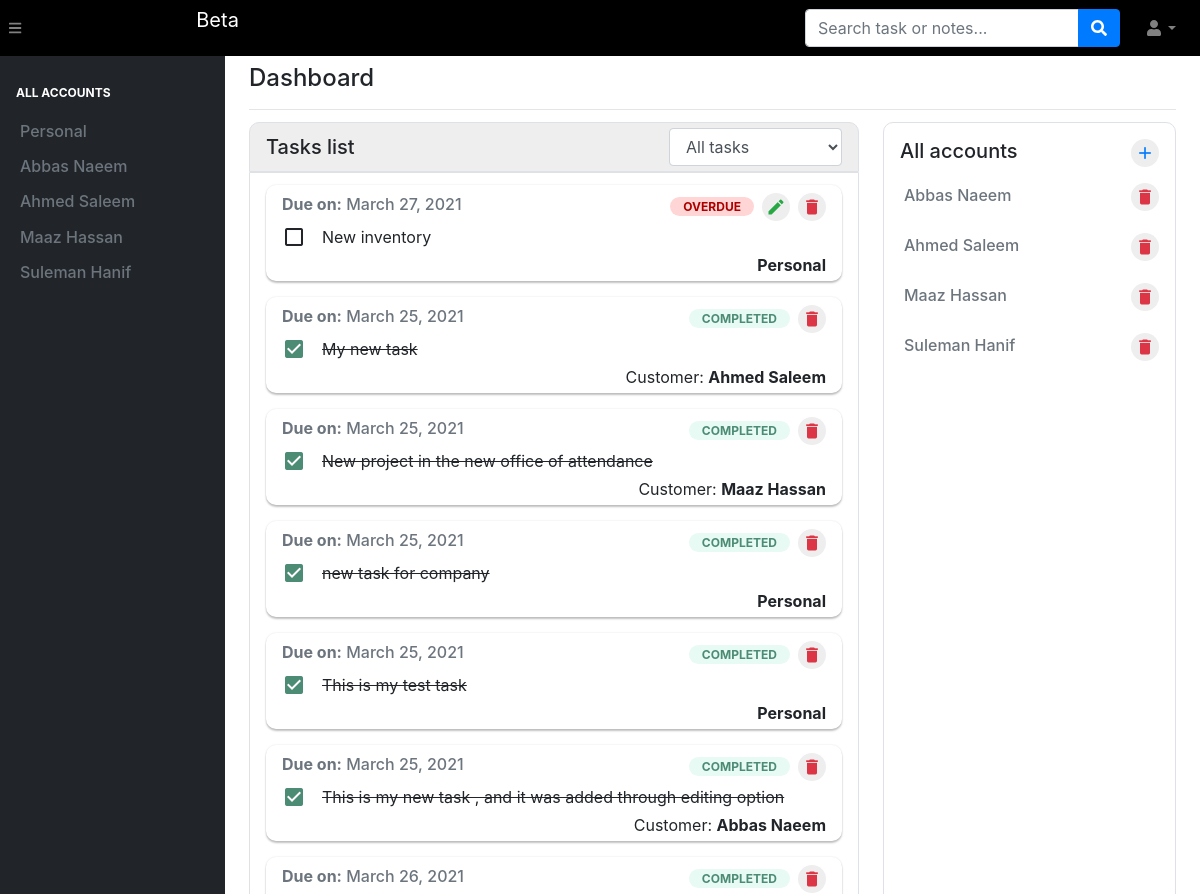
Page / (signed in, upper part) on the earlier database version.
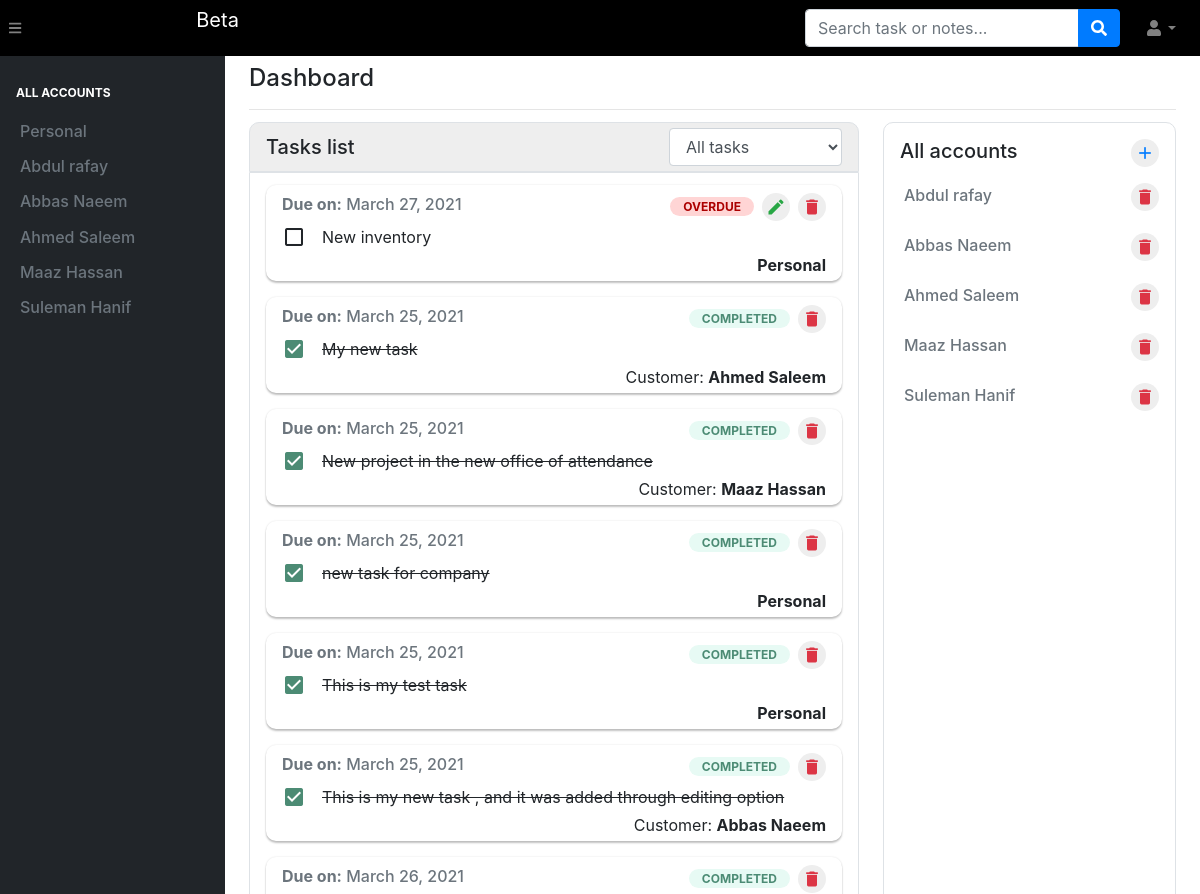
Same page on the later database version.
### task/models.py (models this page shows, shortened)
class Customer(models.Model):
    first_name=models.CharField(max_length=70, null = True)
    last_name=models.CharField(max_length=70, null = True)
    email=models.EmailField(null = True)
    account_name= models.CharField(max_length = 70, default = "No account name")
    renewal_date = models.DateField(default = datetime.now().date())
    revenue = models.FloatField(default = 0.0)
    added_by = models.ForeignKey(User, on_delete = models.CASCADE, null = True)
    def __str__(self):
        if self.first_name:
            return f'{self.first_name} {self.last_name}'
        else:
            return self.account_name

class myTask(models.Model):
	task_text = models.CharField(max_length = 255)
	created_on = models.DateTimeField(default = datetime.now())
	due_date = models.DateField()
	added_by = models.ForeignKey(User, on_delete = models.CASCADE)
	added_for = models.ForeignKey(Customer, on_delete = models.CASCADE, null = True)
	completed_at = models.DateTimeField(null = True)
	completed_on_time = models.BooleanField(default = True)
	status = models.IntegerField(default = 0)
	def get_status(self):
		if self.status == 0:
			wording = "OPEN"
			class_name = "on-going-label"
			box_class = "ongoing"
		if self.status == -1:
			wording = "OVERDUE"
			class_name = "late-label"
			box_class = "late"
		if self.status == 1:
			wording = "COMPLETED"
			class_name = "completed-label"
			box_class = "complete"
		return {
			"wording": wording,
			"class_name": class_name,
			"box_class": box_class
		}
	def late_now(self):
		if self.status != 1:
			self.status = -1
			self.completed_on_time = False
			self.save()

### task/views.py (the view, shortened to what this page needs)
# urls.py: path('',views.index, name='home page'),
@login_required(login_url='login')
def index(request):
	context = {}
	customers=Customer.objects.filter(added_by = request.user).order_by('first_name')
	context['all_fields'] = myField.objects.filter(user = request.user)
	late_tasks = list(myTask.objects.filter(added_by = request.user, status = -1))
	bubbleSort(late_tasks)
	open_tasks = list(myTask.objects.filter(added_by = request.user, status = 0))
	bubbleSort(open_tasks)
	completed_tasks = list(myTask.objects.filter(added_by = request.user, status = 1))
	bubbleSort(completed_tasks)
	all_tasks = late_tasks + open_tasks + completed_tasks
	for task in all_tasks:
		if task.due_date < datetime.now().date():
			task.late_now()
	context['customers'] = customers
	context['all_tasks'] = all_tasks
	context['customer_section'] = True
	context['today'] = datetime.now().date()
	context['is_dynamic_field_added'] = dynamicFieldStatus.objects.filter(user = request.user).exists()
	context['my_all_fields'] = myField.objects.filter(user = request.user)
	return render(request,'task/index.html', context)

### task/views.py (called while the page is built)
def bubbleSort(arr):
    n = len(arr)
    for i in range(n-1):
        for j in range(0, n-i-1):
            if arr[j].due_date > arr[j+1].due_date :
                arr[j], arr[j+1] = arr[j+1], arr[j]

### task/templates/task/index.html (shortened to what the changed rows need)
{% load static %}
{% load crispy_forms_tags %}
{% include 'task/inc/head.inc.html' %}
    <body class="sb-nav-fixed">
        <div id="layoutSidenav">
            <div id="layoutSidenav_nav">
                {% include 'task/inc/sidebar.inc.html' %}
            </div>
            <div id="layoutSidenav_content" style="overflow: hidden;">
                <div class="row">
                    <div class="col-lg-12">
                        <div class="container-fluid">
                            <div class="row">
                                <div class="col-sm-8 py-2">
                                    {% include 'task/inc/task-section.inc.html' %}
                                </div>
                                <div class="col-sm-4 py-2">
                                    <div>
                                        <div class="border py-3 radius-10">
                                            <div style="height: 68vh; overflow-y: auto; overflow-x: hidden;">
                                                {% for customer in customers %}
                                                        <div class="profile-card p-2">
                                                            <div class="row px-2">
                                                                <div class="col-sm-10 px-3 d-flex align-items-center">
                                                                    <div>
                                                                        <a href="customer/{{customer.id}}" class="text-secondary" style="text-decoration: none;">
                                                                            <h6 class="my-0">{{ customer }}</h6>
                                                                        </a>
                                                                    </div>
                                                                </div>
                                                                <div class="col-sm-2 justify-content-end d-flex align-items-center text-danger mk-pointer">
                                                                    <a href="delete_items/{{ customer.id }}/" style="text-decoration: none;">
                                                                        <i class="material-icons myIcon text-danger mk-pointer ml-2 my-0 p-1 myIcon2 mt-1">delete</i>
                                                                    </a>
                                                                </div>
                                                            </div>
                                                        </div>
                                                {% endfor %}
                                            </div>
                                        </div>
                                    </div>
                                </div>
                            </div>
                        </div>
                    </div>
                </div>
            </div>
        </div>
    </body>
</html>

### task/templates/task/inc/sidebar.inc.html (shortened to what this page needs)
<nav class="sb-sidenav accordion sb-sidenav-dark" id="sidenavAccordion">
    <div class="sb-sidenav-menu">
        <div class="nav">
            <div class="sb-sidenav-menu-heading text-white">ALL ACCOUNTS</div>
            <div class="profile-card p-2 {% if not my_customer and temp and not query %}profile-focused{% endif %}">
                <div class="row">
                    <div class="col-sm-12 px-4 d-flex align-items-center">
                        <a href="customer/0" class="my-0 text-secondary" style="text-decoration: none;">
                            <h6 class="my-0">Personal</h6>
                        </a>
                    </div>
                </div>
            </div>
            <div style="height: 72vh; overflow-y: auto; overflow-x: hidden;">
                {% for customer in customers %}
                    <div class="profile-card p-2 {% if customer.id == my_customer.id %}profile-focused{% endif %}">
                        <div class="row">
                            <div class="col-sm-12 px-4 d-flex align-items-center">
                                <a href="customer/{{customer.id}}" class="my-0 text-secondary" style="text-decoration: none;">
                                    <h6 class="my-0">{{ customer }}</h6>
                                </a>
                            </div>
                        </div>
                    </div>
                {% endfor %}
            </div>
        </div>
    </div>
</nav>

### task/templates/task/inc/task-section.inc.html (shortened to what this page needs)
<div class="border d-flex align-items-center px-3" style="height:50px; background-color: #eeeeee; border-radius: 10px 10px 0px 0px;">
    <h5 class="my-0"  style="width: 50%;">Tasks list</h5>
    <div class="form-group my-0 justify-content-end d-flex" style="width: 50%;">
        {% if all_tasks %}
        <select class="form-control" id="task-filter" style="width: fit-content;">
            <option value="all">All tasks</option>
        </select>
        {% endif %}
    </div>
</div>
<div class="border radius-10 p-2" style="border-radius: 0px 0px 10px 10px;">
    <div style="max-height: 68vh; overflow: auto;" class="px-2 py-1">
        {% for task in all_tasks %}
        <div class="google-box py-1 px-3 mb-3 my-any-task {{ task.get_status.box_class }}">
            <div class="d-flex my-0 align-items-center">
                <div class="row" style="width: 70%;">
                    <div class="col-sm-12 d-flex align-items-center">
                        <h6 class="text-muted my-0"><b>Due on:</b> {% if today == task.due_date %}Today{% else %}{{ task.due_date }}{% endif %}</h6>
                    </div>
                </div>
                <div style="width: 30%;" class="text-right">
                    <span class="mylabel {{ task.get_status.class_name }}" id="label_{{ task.id }}">{{ task.get_status.wording }}</span>
                </div>
                {% if task.status != 1 %}
                    <i class="material-icons myIcon text-success mk-pointer ml-2 my-0 p-1 myIcon2 mt-1 editinginput-icon" id="edit-task-{{ task.id }}">edit</i>
                {% endif %}
                <i class="material-icons myIcon text-danger mk-pointer ml-2 my-0 operation p-1 myIcon2 mt-1" id="delete_{{ task.id }}">delete</i>
            </div>
            <div class="row mt-0 p-1 pt-0">
                <div class="col-sm-12 d-flex px-0 py-0 align-items-center">
                    {% if task.status == 1 %}
                    <i class="material-icons mk-pointer radius-100 operation task-completed mx-2" title="Completed"  id="incomplete_{{ task.id }}">check_box</i>
                    {% else %}
                    <i class="material-icons mk-pointer radius-100 operation operation-complete mx-2" id="complete_{{ task.id }}">check_box_outline_blank</i>
                    {% endif %}
                    <p class="mx-2 mr-3 my-0" style="font-size: 16px;" id="text-task-{{ task.id }}">
                        {% if task.status == 1 %}
                            <del>{{ task.task_text }}</del>
                        {% else %}
                            {{ task.task_text }}
                        {% endif %}
                    </p>
                </div>
            </div>
            {% if customer_section %}
                <div class="text-right">
                    {% if task.added_for %}
                        Customer: <b>{{ task.added_for }}</b>
                    {% else %}
                        <b>Personal</b>
                    {% endif %}
                </div>
            {% endif %}
        </div>
        {% endfor %}
    </div>
</div>

Differences in the rows shown:
added Customer: first_name+account_name "Abdul rafay"
